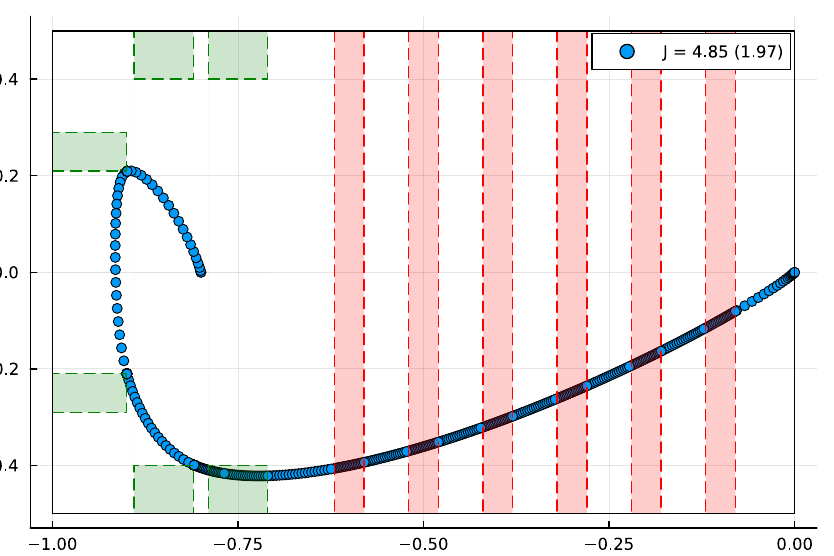

This chart was generated by the following Julia code:
include("PWA.jl/PWA.jl")
using Symbolics, LazySets
using HybridSystems
using JuMP
using MosekTools
using Ipopt
using Plots
using .PWA

c(x,u) = x'*x + u'*u
A = [0 0 1 0; 0 0 0 1; 0 0 0 0; 0 0 0 0]
B = [0 0; 0 0; 1 0; 0 1]
l = "G(room) & (!d6 U k6) & (!d5 U k5) & (!d4 U k4) & (!d3 U k3) & (!d2 U k2) & (!d1 U k1)"

V = let x = Symbolics.variables(:x, 1:4)
    k1 = HPolyhedron([HalfSpace(0.21-1 <= x[1], x), HalfSpace(x[1] <= 0.29-1, x), HalfSpace( 0.40 <= x[2], x), HalfSpace(x[2] <=  0.50, x)])
    k2 = HPolyhedron([HalfSpace(0.11-1 <= x[1], x), HalfSpace(x[1] <= 0.19-1, x), HalfSpace( 0.40 <= x[2], x), HalfSpace(x[2] <=  0.50, x)])
    k3 = HPolyhedron([HalfSpace(0.00-1 <= x[1], x), HalfSpace(x[1] <= 0.10-1, x), HalfSpace( 0.21 <= x[2], x), HalfSpace(x[2] <=  0.29, x)])
    k4 = HPolyhedron([HalfSpace(0.00-1 <= x[1], x), HalfSpace(x[1] <= 0.10-1, x), HalfSpace(-0.29 <= x[2], x), HalfSpace(x[2] <= -0.21, x)])
    k5 = HPolyhedron([HalfSpace(0.11-1 <= x[1], x), HalfSpace(x[1] <= 0.19-1, x), HalfSpace(-0.50 <= x[2], x), HalfSpace(x[2] <= -0.40, x)])
    k6 = HPolyhedron([HalfSpace(0.21-1 <= x[1], x), HalfSpace(x[1] <= 0.29-1, x), HalfSpace(-0.50 <= x[2], x), HalfSpace(x[2] <= -0.40, x)])

    d1 = HPolyhedron([HalfSpace(0.88-1 <= x[1], x), HalfSpace(x[1] <= 0.92-1, x), HalfSpace(-0.50 <= x[2], x), HalfSpace(x[2] <= 0.50, x)])
    d2 = HPolyhedron([HalfSpace(0.78-1 <= x[1], x), HalfSpace(x[1] <= 0.82-1, x), HalfSpace(-0.50 <= x[2], x), HalfSpace(x[2] <= 0.50, x)])
    d3 = HPolyhedron([HalfSpace(0.68-1 <= x[1], x), HalfSpace(x[1] <= 0.72-1, x), HalfSpace(-0.50 <= x[2], x), HalfSpace(x[2] <= 0.50, x)])
    d4 = HPolyhedron([HalfSpace(0.58-1 <= x[1], x), HalfSpace(x[1] <= 0.62-1, x), HalfSpace(-0.50 <= x[2], x), HalfSpace(x[2] <= 0.50, x)])
    d5 = HPolyhedron([HalfSpace(0.48-1 <= x[1], x), HalfSpace(x[1] <= 0.52-1, x), HalfSpace(-0.50 <= x[2], x), HalfSpace(x[2] <= 0.50, x)])
    d6 = HPolyhedron([HalfSpace(0.38-1 <= x[1], x), HalfSpace(x[1] <= 0.42-1, x), HalfSpace(-0.50 <= x[2], x), HalfSpace(x[2] <= 0.50, x)])

    r1 = HPolyhedron([HalfSpace(0.00-1 <= x[1], x), HalfSpace(x[1] <= 0.38-1, x), HalfSpace(-0.50 <= x[2], x), HalfSpace(x[2] <= 0.50, x)])
    r2 = HPolyhedron([HalfSpace(0.42-1 <= x[1], x), HalfSpace(x[1] <= 0.48-1, x), HalfSpace(-0.50 <= x[2], x), HalfSpace(x[2] <= 0.50, x)])
    r3 = HPolyhedron([HalfSpace(0.52-1 <= x[1], x), HalfSpace(x[1] <= 0.58-1, x), HalfSpace(-0.50 <= x[2], x), HalfSpace(x[2] <= 0.50, x)])
    r4 = HPolyhedron([HalfSpace(0.62-1 <= x[1], x), HalfSpace(x[1] <= 0.68-1, x), HalfSpace(-0.50 <= x[2], x), HalfSpace(x[2] <= 0.50, x)])
    r5 = HPolyhedron([HalfSpace(0.72-1 <= x[1], x), HalfSpace(x[1] <= 0.78-1, x), HalfSpace(-0.50 <= x[2], x), HalfSpace(x[2] <= 0.50, x)])
    r6 = HPolyhedron([HalfSpace(0.82-1 <= x[1], x), HalfSpace(x[1] <= 0.88-1, x), HalfSpace(-0.50 <= x[2], x), HalfSpace(x[2] <= 0.50, x)])
    r7 = HPolyhedron([HalfSpace(0.92-1 <= x[1], x), HalfSpace(x[1] <= 1.00-1, x), HalfSpace(-0.50 <= x[2], x), HalfSpace(x[2] <= 0.50, x)])

    [k1, k2, k3, k4, k5, k6, d1, d2, d3, d4, d5, d6, r1, r2, r3, r4, r5, r6, r7]
end
O = [
    ["k1", "room"], ["k2", "room"], ["k3", "room"], ["k4", "room"], ["k5", "room"], ["k6", "room"],
    ["d1", "room"], ["d2", "room"], ["d3", "room"], ["d4", "room"], ["d5", "room"], ["d6", "room"],
    ["room"], ["room"], ["room"], ["room"], ["room"], ["room"], ["room"],
]
x0 = [-0.8, 0.0, 0.0, 0.0]
xT = [0.0, 0.0, 0.0, 0.0]

s, q0, qT = PPWA(A, B, l, merge_modes=false, V=V, O=O)

println(HybridSystems.nmodes(s), " modes")
println(HybridSystems.ntransitions(s), " transitions")
println(q0)
println(qT)

policy = GMPPolicy(s, c; optimizer=Mosek.Optimizer)
uq, xq, qq, mq, m = extract(policy, (q0, x0), (qT, xT); T=20, optimizer=Ipopt.Optimizer)

scatter(xq[:,1],xq[:,2],label="J = $(round(objective_value(mq), digits=2)) ($(round(objective_value(m), digits=2)))")

plot!([-0.79, -0.71, -0.71, -0.79, -0.79], [ 0.40,   0.40,  0.50,  0.50,  0.40], color=:green, fill=true, fillalpha=0.2, linestyle=:dash, label=false)
plot!([-0.89, -0.81, -0.81, -0.89, -0.89], [ 0.40,   0.40,  0.50,  0.50,  0.40], color=:green, fill=true, fillalpha=0.2, linestyle=:dash, label=false)
plot!([-1.00, -0.90, -0.90, -1.00, -1.00], [ 0.21,   0.21,  0.29,  0.29,  0.21], color=:green, fill=true, fillalpha=0.2, linestyle=:dash, label=false)
plot!([-1.00, -0.90, -0.90, -1.00, -1.00], [-0.29,  -0.29, -0.21, -0.21, -0.29], color=:green, fill=true, fillalpha=0.2, linestyle=:dash, label=false)
plot!([-0.89, -0.81, -0.81, -0.89, -0.89], [-0.50,  -0.50, -0.40, -0.40, -0.50], color=:green, fill=true, fillalpha=0.2, linestyle=:dash, label=false)
plot!([-0.79, -0.71, -0.71, -0.79, -0.79], [-0.50,  -0.50, -0.40, -0.40, -0.50], color=:green, fill=true, fillalpha=0.2, linestyle=:dash, label=false)

plot!([-0.12, -0.08, -0.08, -0.12, -0.12], [-0.50, -0.50, 0.50, 0.50, -0.50], color=:red, fill=true, fillalpha=0.2, linestyle=:dash, label=false)
plot!([-0.22, -0.18, -0.18, -0.22, -0.22], [-0.50, -0.50, 0.50, 0.50, -0.50], color=:red, fill=true, fillalpha=0.2, linestyle=:dash, label=false)
plot!([-0.32, -0.28, -0.28, -0.32, -0.32], [-0.50, -0.50, 0.50, 0.50, -0.50], color=:red, fill=true, fillalpha=0.2, linestyle=:dash, label=false)
plot!([-0.42, -0.38, -0.38, -0.42, -0.42], [-0.50, -0.50, 0.50, 0.50, -0.50], color=:red, fill=true, fillalpha=0.2, linestyle=:dash, label=false)
plot!([-0.52, -0.48, -0.48, -0.52, -0.52], [-0.50, -0.50, 0.50, 0.50, -0.50], color=:red, fill=true, fillalpha=0.2, linestyle=:dash, label=false)
plot!([-0.62, -0.58, -0.58, -0.62, -0.62], [-0.50, -0.50, 0.50, 0.50, -0.50], color=:red, fill=true, fillalpha=0.2, linestyle=:dash, label=false)

plot!([-1.0, 0.0, 0.0, -1.0, -1.0], [-0.5, -0.5, 0.5, 0.5, -0.5], color=:black, label=false)

savefig("img/doorpuzzle-2.pdf")
